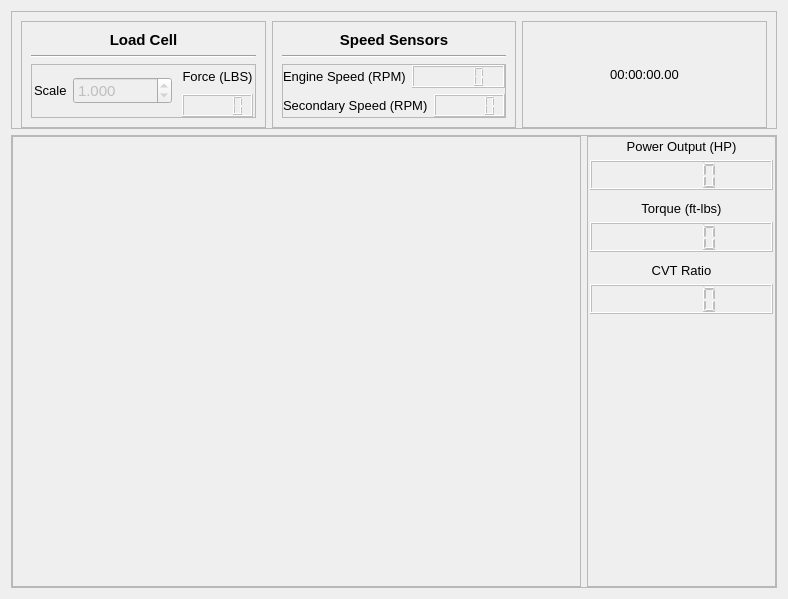
<?xml version="1.0" encoding="UTF-8"?>
<ui version="4.0">
 <class>Data_Collection</class>
 <widget class="QWidget" name="Data_Collection">
  <property name="geometry">
   <rect>
    <x>0</x>
    <y>0</y>
    <width>788</width>
    <height>599</height>
   </rect>
  </property>
  <property name="windowTitle">
   <string>Form</string>
  </property>
  <property name="styleSheet">
   <string notr="true"/>
  </property>
  <layout class="QVBoxLayout" name="verticalLayout_5" stretch="1,5">
   <item>
    <widget class="QFrame" name="frame_5">
     <property name="maximumSize">
      <size>
       <width>16777215</width>
       <height>200</height>
      </size>
     </property>
     <property name="frameShape">
      <enum>QFrame::StyledPanel</enum>
     </property>
     <property name="frameShadow">
      <enum>QFrame::Raised</enum>
     </property>
     <layout class="QHBoxLayout" name="horizontalLayout_3">
      <property name="bottomMargin">
       <number>0</number>
      </property>
      <item>
       <widget class="QFrame" name="frame_2">
        <property name="maximumSize">
         <size>
          <width>16777215</width>
          <height>200</height>
         </size>
        </property>
        <property name="frameShape">
         <enum>QFrame::StyledPanel</enum>
        </property>
        <property name="frameShadow">
         <enum>QFrame::Sunken</enum>
        </property>
        <layout class="QVBoxLayout" name="verticalLayout_3">
         <item>
          <widget class="QLabel" name="label_5">
           <property name="minimumSize">
            <size>
             <width>0</width>
             <height>18</height>
            </size>
           </property>
           <property name="maximumSize">
            <size>
             <width>16777215</width>
             <height>18</height>
            </size>
           </property>
           <property name="font">
            <font>
             <pointsize>11</pointsize>
             <weight>75</weight>
             <bold>true</bold>
            </font>
           </property>
           <property name="text">
            <string>Load Cell</string>
           </property>
           <property name="alignment">
            <set>Qt::AlignCenter</set>
           </property>
          </widget>
         </item>
         <item>
          <widget class="Line" name="line">
           <property name="orientation">
            <enum>Qt::Horizontal</enum>
           </property>
          </widget>
         </item>
         <item>
          <widget class="QFrame" name="frame_7">
           <property name="frameShape">
            <enum>QFrame::StyledPanel</enum>
           </property>
           <property name="frameShadow">
            <enum>QFrame::Raised</enum>
           </property>
           <layout class="QHBoxLayout" name="horizontalLayout_2">
            <property name="leftMargin">
             <number>0</number>
            </property>
            <property name="topMargin">
             <number>0</number>
            </property>
            <property name="rightMargin">
             <number>0</number>
            </property>
            <property name="bottomMargin">
             <number>0</number>
            </property>
            <item>
             <layout class="QVBoxLayout" name="verticalLayout">
              <property name="leftMargin">
               <number>2</number>
              </property>
              <property name="rightMargin">
               <number>2</number>
              </property>
              <item>
               <layout class="QHBoxLayout" name="horizontalLayout_4">
                <item>
                 <widget class="QLabel" name="label_3">
                  <property name="font">
                   <font>
                    <pointsize>10</pointsize>
                   </font>
                  </property>
                  <property name="text">
                   <string>Scale</string>
                  </property>
                  <property name="scaledContents">
                   <bool>false</bool>
                  </property>
                 </widget>
                </item>
                <item>
                 <widget class="QDoubleSpinBox" name="load_cell_scale">
                  <property name="enabled">
                   <bool>false</bool>
                  </property>
                  <property name="font">
                   <font>
                    <pointsize>11</pointsize>
                   </font>
                  </property>
                  <property name="decimals">
                   <number>3</number>
                  </property>
                  <property name="maximum">
                   <double>10000.000000000000000</double>
                  </property>
                  <property name="value">
                   <double>1.000000000000000</double>
                  </property>
                 </widget>
                </item>
               </layout>
              </item>
             </layout>
            </item>
            <item>
             <layout class="QVBoxLayout" name="verticalLayout_8">
              <property name="leftMargin">
               <number>2</number>
              </property>
              <property name="rightMargin">
               <number>2</number>
              </property>
              <item>
               <widget class="QLabel" name="label_2">
                <property name="font">
                 <font>
                  <pointsize>10</pointsize>
                 </font>
                </property>
                <property name="text">
                 <string>Force (LBS)</string>
                </property>
                <property name="alignment">
                 <set>Qt::AlignCenter</set>
                </property>
               </widget>
              </item>
              <item>
               <widget class="QLCDNumber" name="force_lcd">
                <property name="enabled">
                 <bool>false</bool>
                </property>
               </widget>
              </item>
             </layout>
            </item>
           </layout>
          </widget>
         </item>
        </layout>
       </widget>
      </item>
      <item>
       <widget class="QFrame" name="frame_4">
        <property name="maximumSize">
         <size>
          <width>16777215</width>
          <height>200</height>
         </size>
        </property>
        <property name="frameShape">
         <enum>QFrame::StyledPanel</enum>
        </property>
        <property name="frameShadow">
         <enum>QFrame::Sunken</enum>
        </property>
        <layout class="QVBoxLayout" name="verticalLayout_4">
         <item>
          <widget class="QLabel" name="label_6">
           <property name="enabled">
            <bool>true</bool>
           </property>
           <property name="sizePolicy">
            <sizepolicy hsizetype="Preferred" vsizetype="Fixed">
             <horstretch>0</horstretch>
             <verstretch>0</verstretch>
            </sizepolicy>
           </property>
           <property name="minimumSize">
            <size>
             <width>0</width>
             <height>18</height>
            </size>
           </property>
           <property name="maximumSize">
            <size>
             <width>16777215</width>
             <height>18</height>
            </size>
           </property>
           <property name="font">
            <font>
             <pointsize>11</pointsize>
             <weight>75</weight>
             <bold>true</bold>
            </font>
           </property>
           <property name="text">
            <string>Speed Sensors</string>
           </property>
           <property name="alignment">
            <set>Qt::AlignCenter</set>
           </property>
          </widget>
         </item>
         <item>
          <widget class="Line" name="line_2">
           <property name="orientation">
            <enum>Qt::Horizontal</enum>
           </property>
          </widget>
         </item>
         <item>
          <widget class="QFrame" name="frame_3">
           <property name="frameShape">
            <enum>QFrame::StyledPanel</enum>
           </property>
           <property name="frameShadow">
            <enum>QFrame::Raised</enum>
           </property>
           <layout class="QVBoxLayout" name="verticalLayout_6">
            <property name="leftMargin">
             <number>0</number>
            </property>
            <property name="topMargin">
             <number>0</number>
            </property>
            <property name="rightMargin">
             <number>0</number>
            </property>
            <property name="bottomMargin">
             <number>0</number>
            </property>
            <item>
             <layout class="QHBoxLayout" name="horizontalLayout_5">
              <item>
               <widget class="QLabel" name="label_7">
                <property name="font">
                 <font>
                  <pointsize>10</pointsize>
                 </font>
                </property>
                <property name="text">
                 <string>Engine Speed (RPM)</string>
                </property>
               </widget>
              </item>
              <item>
               <widget class="QLCDNumber" name="engine_speed_lcd">
                <property name="enabled">
                 <bool>false</bool>
                </property>
                <property name="font">
                 <font>
                  <pointsize>10</pointsize>
                 </font>
                </property>
               </widget>
              </item>
             </layout>
            </item>
            <item>
             <layout class="QHBoxLayout" name="horizontalLayout_6">
              <item>
               <widget class="QLabel" name="label_8">
                <property name="font">
                 <font>
                  <pointsize>10</pointsize>
                 </font>
                </property>
                <property name="text">
                 <string>Secondary Speed (RPM)</string>
                </property>
               </widget>
              </item>
              <item>
               <widget class="QLCDNumber" name="secondary_speed_lcd">
                <property name="enabled">
                 <bool>false</bool>
                </property>
                <property name="font">
                 <font>
                  <pointsize>10</pointsize>
                 </font>
                </property>
               </widget>
              </item>
             </layout>
            </item>
           </layout>
          </widget>
         </item>
        </layout>
       </widget>
      </item>
      <item>
       <widget class="QFrame" name="frame_displayingBox">
        <property name="sizePolicy">
         <sizepolicy hsizetype="Preferred" vsizetype="Preferred">
          <horstretch>0</horstretch>
          <verstretch>0</verstretch>
         </sizepolicy>
        </property>
        <property name="maximumSize">
         <size>
          <width>300</width>
          <height>200</height>
         </size>
        </property>
        <property name="styleSheet">
         <string notr="true"/>
        </property>
        <property name="frameShape">
         <enum>QFrame::StyledPanel</enum>
        </property>
        <property name="frameShadow">
         <enum>QFrame::Sunken</enum>
        </property>
        <layout class="QVBoxLayout" name="verticalLayout_2">
         <item>
          <widget class="QLabel" name="label_timeElapsed">
           <property name="font">
            <font>
             <pointsize>10</pointsize>
            </font>
           </property>
           <property name="text">
            <string>00:00:00.00</string>
           </property>
           <property name="alignment">
            <set>Qt::AlignCenter</set>
           </property>
          </widget>
         </item>
        </layout>
       </widget>
      </item>
     </layout>
    </widget>
   </item>
   <item>
    <widget class="QFrame" name="frame">
     <property name="frameShape">
      <enum>QFrame::StyledPanel</enum>
     </property>
     <property name="frameShadow">
      <enum>QFrame::Raised</enum>
     </property>
     <layout class="QHBoxLayout" name="horizontalLayout_9" stretch="3,1">
      <property name="leftMargin">
       <number>0</number>
      </property>
      <property name="topMargin">
       <number>0</number>
      </property>
      <property name="rightMargin">
       <number>0</number>
      </property>
      <property name="bottomMargin">
       <number>0</number>
      </property>
      <item>
       <widget class="QFrame" name="graph_frame">
        <property name="frameShape">
         <enum>QFrame::StyledPanel</enum>
        </property>
        <property name="frameShadow">
         <enum>QFrame::Raised</enum>
        </property>
        <layout class="QGridLayout" name="gridLayout">
         <item row="0" column="0">
          <layout class="QGridLayout" name="graph_layout"/>
         </item>
        </layout>
       </widget>
      </item>
      <item>
       <widget class="QFrame" name="frame_6">
        <property name="maximumSize">
         <size>
          <width>300</width>
          <height>16777215</height>
         </size>
        </property>
        <property name="frameShape">
         <enum>QFrame::StyledPanel</enum>
        </property>
        <property name="frameShadow">
         <enum>QFrame::Raised</enum>
        </property>
        <layout class="QVBoxLayout" name="verticalLayout_7">
         <property name="leftMargin">
          <number>2</number>
         </property>
         <property name="topMargin">
          <number>2</number>
         </property>
         <property name="rightMargin">
          <number>2</number>
         </property>
         <property name="bottomMargin">
          <number>2</number>
         </property>
         <item>
          <widget class="QLabel" name="label">
           <property name="font">
            <font>
             <pointsize>10</pointsize>
            </font>
           </property>
           <property name="text">
            <string>Power Output (HP)</string>
           </property>
           <property name="alignment">
            <set>Qt::AlignCenter</set>
           </property>
          </widget>
         </item>
         <item>
          <widget class="QLCDNumber" name="power_lcd">
           <property name="enabled">
            <bool>false</bool>
           </property>
           <property name="minimumSize">
            <size>
             <width>0</width>
             <height>30</height>
            </size>
           </property>
           <property name="font">
            <font>
             <pointsize>10</pointsize>
            </font>
           </property>
          </widget>
         </item>
         <item>
          <spacer name="verticalSpacer_3">
           <property name="orientation">
            <enum>Qt::Vertical</enum>
           </property>
           <property name="sizeType">
            <enum>QSizePolicy::Fixed</enum>
           </property>
           <property name="sizeHint" stdset="0">
            <size>
             <width>0</width>
             <height>5</height>
            </size>
           </property>
          </spacer>
         </item>
         <item>
          <widget class="QLabel" name="label_4">
           <property name="font">
            <font>
             <pointsize>10</pointsize>
            </font>
           </property>
           <property name="text">
            <string>Torque (ft-lbs)</string>
           </property>
           <property name="alignment">
            <set>Qt::AlignCenter</set>
           </property>
          </widget>
         </item>
         <item>
          <widget class="QLCDNumber" name="torque_lcd">
           <property name="enabled">
            <bool>false</bool>
           </property>
           <property name="minimumSize">
            <size>
             <width>0</width>
             <height>30</height>
            </size>
           </property>
           <property name="font">
            <font>
             <pointsize>10</pointsize>
            </font>
           </property>
          </widget>
         </item>
         <item>
          <spacer name="verticalSpacer">
           <property name="orientation">
            <enum>Qt::Vertical</enum>
           </property>
           <property name="sizeType">
            <enum>QSizePolicy::Fixed</enum>
           </property>
           <property name="sizeHint" stdset="0">
            <size>
             <width>0</width>
             <height>5</height>
            </size>
           </property>
          </spacer>
         </item>
         <item>
          <widget class="QLabel" name="label_9">
           <property name="font">
            <font>
             <pointsize>10</pointsize>
            </font>
           </property>
           <property name="text">
            <string>CVT Ratio</string>
           </property>
           <property name="alignment">
            <set>Qt::AlignCenter</set>
           </property>
          </widget>
         </item>
         <item>
          <widget class="QLCDNumber" name="cvt_ratio_lcd">
           <property name="enabled">
            <bool>false</bool>
           </property>
           <property name="minimumSize">
            <size>
             <width>0</width>
             <height>30</height>
            </size>
           </property>
           <property name="font">
            <font>
             <pointsize>10</pointsize>
            </font>
           </property>
          </widget>
         </item>
         <item>
          <spacer name="verticalSpacer_2">
           <property name="orientation">
            <enum>Qt::Vertical</enum>
           </property>
           <property name="sizeHint" stdset="0">
            <size>
             <width>20</width>
             <height>40</height>
            </size>
           </property>
          </spacer>
         </item>
        </layout>
       </widget>
      </item>
     </layout>
    </widget>
   </item>
  </layout>
 </widget>
 <resources/>
 <connections/>
</ui>
